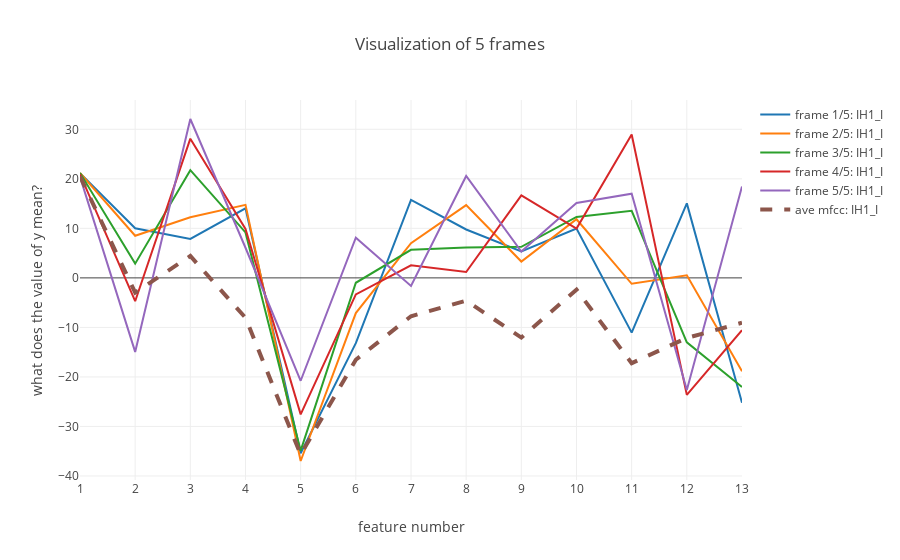

The notebook cell this image was saved under:
### Markdown cell above
### `ex_1`: "MISTER"

### Code cell
py.iplot(
    fv.plot_frames(
        frames=feats_in[SAMPLE][ex_1["start"]:ex_1["stop"]],
        phones=ali_in[SAMPLE][ex_1["start"]:ex_1["stop"]],
        average_mfccs_dict=ave_dict
    )
)

### Figure 1 — Plotly figure (JSON) as saved in the notebook; plotly's stock layout.template omitted (floating-point values rounded to 4 significant figures)
{"data": [{"mode": "lines", "name": "frame 1/5: IH1_I", "type": "scatter", "x": [1, 2, 3, 4, 5, 6, 7, 8, 9, 10, 11, 12, 13], "y": [21.14, 10.03, 7.862, 14.04, -35.41, -13.19, 15.75, 9.775, 5.32, 9.964, -11.05, 15.05, -25.21]}, {"mode": "lines", "name": "frame 2/5: IH1_I", "type": "scatter", "x": [1, 2, 3, 4, 5, 6, 7, 8, 9, 10, 11, 12, 13], "y": [21.19, 8.513, 12.23, 14.74, -36.98, -7.101, 6.996, 14.7, 3.299, 11.84, -1.193, 0.5269, -18.84]}, {"mode": "lines", "name": "frame 3/5: IH1_I", "type": "scatter", "x": [1, 2, 3, 4, 5, 6, 7, 8, 9, 10, 11, 12, 13], "y": [21.19, 2.877, 21.76, 9.171, -34.89, -0.9858, 5.658, 6.127, 6.263, 12.31, 13.54, -13.0, -22.03]}, {"mode": "lines", "name": "frame 4/5: IH1_I", "type": "scatter", "x": [1, 2, 3, 4, 5, 6, 7, 8, 9, 10, 11, 12, 13], "y": [20.91, -4.71, 28.11, 9.868, -27.57, -3.338, 2.535, 1.186, 16.64, 9.964, 28.95, -23.63, -10.57]}, {"mode": "lines", "name": "frame 5/5: IH1_I", "type": "scatter", "x": [1, 2, 3, 4, 5, 6, 7, 8, 9, 10, 11, 12, 13], "y": [20.39, -14.95, 32.08, 6.088, -20.77, 8.109, -1.628, 20.57, 5.32, 15.13, 17.0, -22.63, 18.47]}, {"line": {"dash": "dash", "width": 4}, "mode": "lines", "name": "ave mfcc: IH1_I", "type": "scatter", "x": [1, 2, 3, 4, 5, 6, 7, 8, 9, 10, 11, 12, 13], "y": [20.5, -2.97, 4.423, -8.055, -35.69, -16.54, -7.744, -4.61, -12.05, -2.386, -17.22, -12.13, -9.065]}], "layout": {"title": "Visualization of 5 frames", "xaxis": {"dtick": true, "title": "feature number"}, "yaxis": {"title": "what does the value of y mean?"}}}
